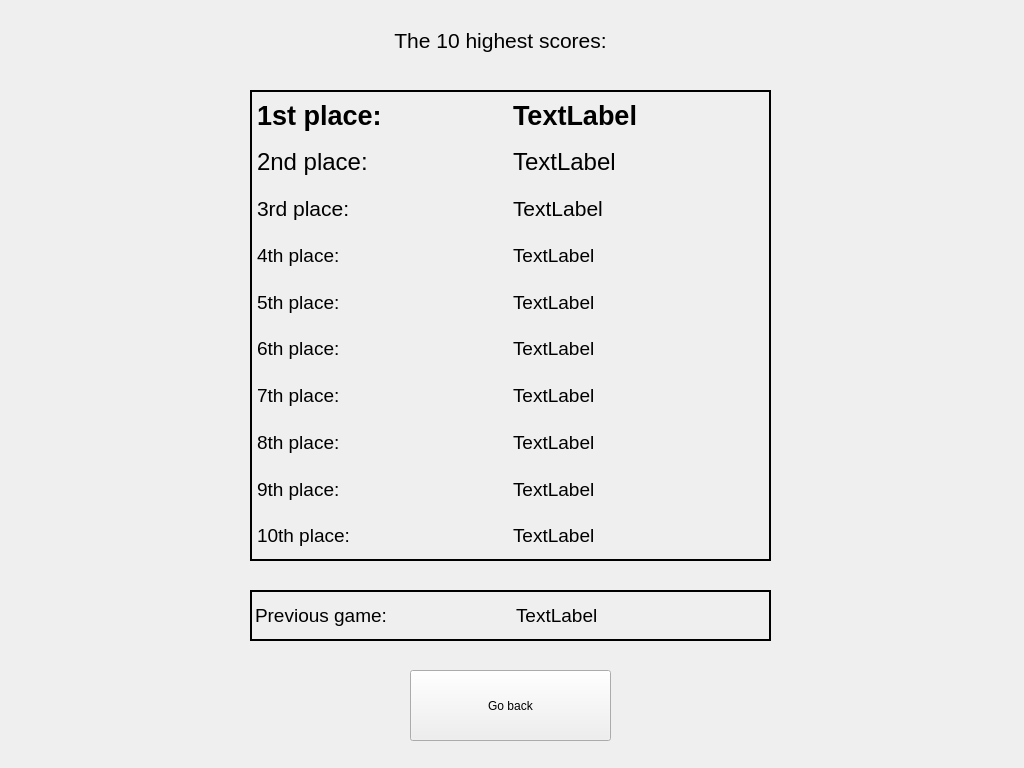
<?xml version="1.0" encoding="UTF-8"?>
<ui version="4.0">
 <class>Form</class>
 <widget class="QWidget" name="Form">
  <property name="geometry">
   <rect>
    <x>0</x>
    <y>0</y>
    <width>1024</width>
    <height>768</height>
   </rect>
  </property>
  <property name="windowTitle">
   <string>Form</string>
  </property>
  <widget class="QFrame" name="frame">
   <property name="geometry">
    <rect>
     <x>250</x>
     <y>90</y>
     <width>521</width>
     <height>471</height>
    </rect>
   </property>
   <property name="frameShape">
    <enum>QFrame::WinPanel</enum>
   </property>
   <property name="frameShadow">
    <enum>QFrame::Plain</enum>
   </property>
   <property name="lineWidth">
    <number>1</number>
   </property>
   <widget class="QWidget" name="verticalLayoutWidget">
    <property name="geometry">
     <rect>
      <x>0</x>
      <y>0</y>
      <width>521</width>
      <height>471</height>
     </rect>
    </property>
    <layout class="QVBoxLayout" name="verticalLayout">
     <property name="spacing">
      <number>0</number>
     </property>
     <property name="leftMargin">
      <number>2</number>
     </property>
     <property name="topMargin">
      <number>2</number>
     </property>
     <property name="rightMargin">
      <number>2</number>
     </property>
     <property name="bottomMargin">
      <number>2</number>
     </property>
     <item>
      <layout class="QHBoxLayout" name="horizontalLayout">
       <property name="leftMargin">
        <number>5</number>
       </property>
       <item>
        <widget class="QLabel" name="label">
         <property name="font">
          <font>
           <pointsize>20</pointsize>
           <weight>75</weight>
           <bold>true</bold>
          </font>
         </property>
         <property name="text">
          <string>1st place:</string>
         </property>
        </widget>
       </item>
       <item>
        <widget class="QLabel" name="l1">
         <property name="font">
          <font>
           <pointsize>20</pointsize>
           <weight>75</weight>
           <bold>true</bold>
          </font>
         </property>
         <property name="text">
          <string>TextLabel</string>
         </property>
        </widget>
       </item>
      </layout>
     </item>
     <item>
      <layout class="QHBoxLayout" name="horizontalLayout_2">
       <property name="leftMargin">
        <number>5</number>
       </property>
       <item>
        <widget class="QLabel" name="label_4">
         <property name="font">
          <font>
           <pointsize>18</pointsize>
          </font>
         </property>
         <property name="text">
          <string>2nd place:</string>
         </property>
        </widget>
       </item>
       <item>
        <widget class="QLabel" name="l2">
         <property name="font">
          <font>
           <pointsize>18</pointsize>
          </font>
         </property>
         <property name="text">
          <string>TextLabel</string>
         </property>
        </widget>
       </item>
      </layout>
     </item>
     <item>
      <layout class="QHBoxLayout" name="horizontalLayout_3">
       <property name="leftMargin">
        <number>5</number>
       </property>
       <item>
        <widget class="QLabel" name="label_6">
         <property name="font">
          <font>
           <pointsize>16</pointsize>
          </font>
         </property>
         <property name="text">
          <string>3rd place:</string>
         </property>
        </widget>
       </item>
       <item>
        <widget class="QLabel" name="l3">
         <property name="font">
          <font>
           <pointsize>16</pointsize>
          </font>
         </property>
         <property name="text">
          <string>TextLabel</string>
         </property>
        </widget>
       </item>
      </layout>
     </item>
     <item>
      <layout class="QHBoxLayout" name="horizontalLayout_4">
       <property name="leftMargin">
        <number>5</number>
       </property>
       <item>
        <widget class="QLabel" name="label_9">
         <property name="font">
          <font>
           <pointsize>14</pointsize>
          </font>
         </property>
         <property name="text">
          <string>4th place:</string>
         </property>
        </widget>
       </item>
       <item>
        <widget class="QLabel" name="l4">
         <property name="font">
          <font>
           <pointsize>14</pointsize>
          </font>
         </property>
         <property name="text">
          <string>TextLabel</string>
         </property>
        </widget>
       </item>
      </layout>
     </item>
     <item>
      <layout class="QHBoxLayout" name="horizontalLayout_5">
       <property name="leftMargin">
        <number>5</number>
       </property>
       <item>
        <widget class="QLabel" name="label_14">
         <property name="font">
          <font>
           <pointsize>14</pointsize>
          </font>
         </property>
         <property name="text">
          <string>5th place:</string>
         </property>
        </widget>
       </item>
       <item>
        <widget class="QLabel" name="l5">
         <property name="font">
          <font>
           <pointsize>14</pointsize>
          </font>
         </property>
         <property name="text">
          <string>TextLabel</string>
         </property>
        </widget>
       </item>
      </layout>
     </item>
     <item>
      <layout class="QHBoxLayout" name="horizontalLayout_10">
       <property name="leftMargin">
        <number>5</number>
       </property>
       <item>
        <widget class="QLabel" name="label_15">
         <property name="font">
          <font>
           <pointsize>14</pointsize>
          </font>
         </property>
         <property name="text">
          <string>6th place:</string>
         </property>
        </widget>
       </item>
       <item>
        <widget class="QLabel" name="l6">
         <property name="font">
          <font>
           <pointsize>14</pointsize>
          </font>
         </property>
         <property name="text">
          <string>TextLabel</string>
         </property>
        </widget>
       </item>
      </layout>
     </item>
     <item>
      <layout class="QHBoxLayout" name="horizontalLayout_9">
       <property name="leftMargin">
        <number>5</number>
       </property>
       <item>
        <widget class="QLabel" name="label_20">
         <property name="font">
          <font>
           <pointsize>14</pointsize>
          </font>
         </property>
         <property name="text">
          <string>7th place:</string>
         </property>
        </widget>
       </item>
       <item>
        <widget class="QLabel" name="l7">
         <property name="font">
          <font>
           <pointsize>14</pointsize>
          </font>
         </property>
         <property name="text">
          <string>TextLabel</string>
         </property>
        </widget>
       </item>
      </layout>
     </item>
     <item>
      <layout class="QHBoxLayout" name="horizontalLayout_8">
       <property name="leftMargin">
        <number>5</number>
       </property>
       <item>
        <widget class="QLabel" name="label_21">
         <property name="font">
          <font>
           <pointsize>14</pointsize>
          </font>
         </property>
         <property name="text">
          <string>8th place:</string>
         </property>
        </widget>
       </item>
       <item>
        <widget class="QLabel" name="l8">
         <property name="font">
          <font>
           <pointsize>14</pointsize>
          </font>
         </property>
         <property name="text">
          <string>TextLabel</string>
         </property>
        </widget>
       </item>
      </layout>
     </item>
     <item>
      <layout class="QHBoxLayout" name="horizontalLayout_7">
       <property name="leftMargin">
        <number>5</number>
       </property>
       <item>
        <widget class="QLabel" name="label_22">
         <property name="font">
          <font>
           <pointsize>14</pointsize>
          </font>
         </property>
         <property name="text">
          <string>9th place:</string>
         </property>
        </widget>
       </item>
       <item>
        <widget class="QLabel" name="l9">
         <property name="font">
          <font>
           <pointsize>14</pointsize>
          </font>
         </property>
         <property name="text">
          <string>TextLabel</string>
         </property>
        </widget>
       </item>
      </layout>
     </item>
     <item>
      <layout class="QHBoxLayout" name="horizontalLayout_11">
       <property name="leftMargin">
        <number>5</number>
       </property>
       <item>
        <widget class="QLabel" name="label_23">
         <property name="font">
          <font>
           <pointsize>14</pointsize>
          </font>
         </property>
         <property name="text">
          <string>10th place:</string>
         </property>
        </widget>
       </item>
       <item>
        <widget class="QLabel" name="l10">
         <property name="font">
          <font>
           <pointsize>14</pointsize>
          </font>
         </property>
         <property name="text">
          <string>TextLabel</string>
         </property>
        </widget>
       </item>
      </layout>
     </item>
    </layout>
   </widget>
  </widget>
  <widget class="QPushButton" name="back_to_menu">
   <property name="geometry">
    <rect>
     <x>410</x>
     <y>670</y>
     <width>201</width>
     <height>71</height>
    </rect>
   </property>
   <property name="text">
    <string>Go back</string>
   </property>
  </widget>
  <widget class="QLabel" name="label_11">
   <property name="geometry">
    <rect>
     <x>370</x>
     <y>20</y>
     <width>261</width>
     <height>41</height>
    </rect>
   </property>
   <property name="font">
    <font>
     <pointsize>16</pointsize>
    </font>
   </property>
   <property name="text">
    <string>The 10 highest scores:</string>
   </property>
   <property name="alignment">
    <set>Qt::AlignCenter</set>
   </property>
  </widget>
  <widget class="QFrame" name="frame_2">
   <property name="geometry">
    <rect>
     <x>250</x>
     <y>590</y>
     <width>521</width>
     <height>51</height>
    </rect>
   </property>
   <property name="font">
    <font>
     <pointsize>11</pointsize>
    </font>
   </property>
   <property name="frameShape">
    <enum>QFrame::WinPanel</enum>
   </property>
   <property name="frameShadow">
    <enum>QFrame::Plain</enum>
   </property>
   <widget class="QWidget" name="horizontalLayoutWidget_11">
    <property name="geometry">
     <rect>
      <x>0</x>
      <y>0</y>
      <width>521</width>
      <height>51</height>
     </rect>
    </property>
    <layout class="QHBoxLayout" name="horizontalLayout_12">
     <property name="leftMargin">
      <number>5</number>
     </property>
     <item>
      <widget class="QLabel" name="label_13">
       <property name="font">
        <font>
         <pointsize>14</pointsize>
        </font>
       </property>
       <property name="text">
        <string>Previous game:</string>
       </property>
      </widget>
     </item>
     <item>
      <widget class="QLabel" name="lp">
       <property name="font">
        <font>
         <pointsize>14</pointsize>
        </font>
       </property>
       <property name="text">
        <string>TextLabel</string>
       </property>
      </widget>
     </item>
    </layout>
   </widget>
  </widget>
 </widget>
 <resources/>
 <connections/>
</ui>
